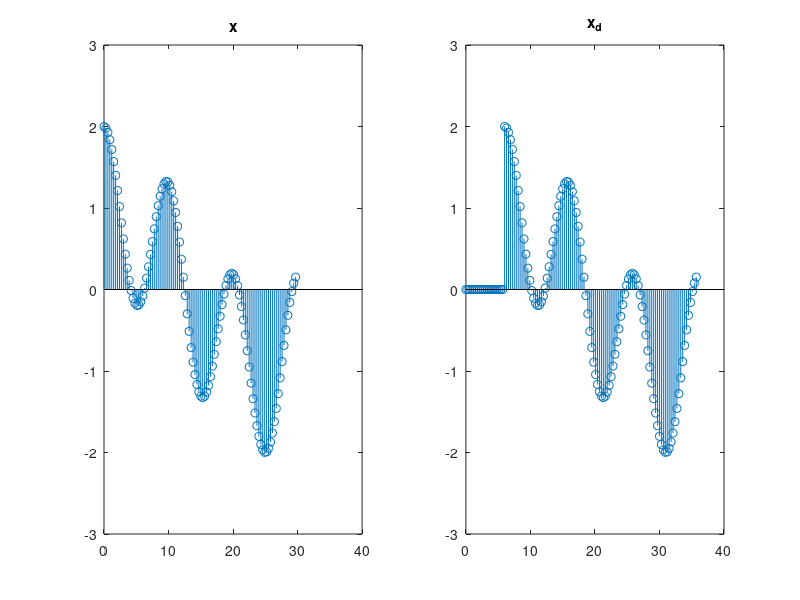
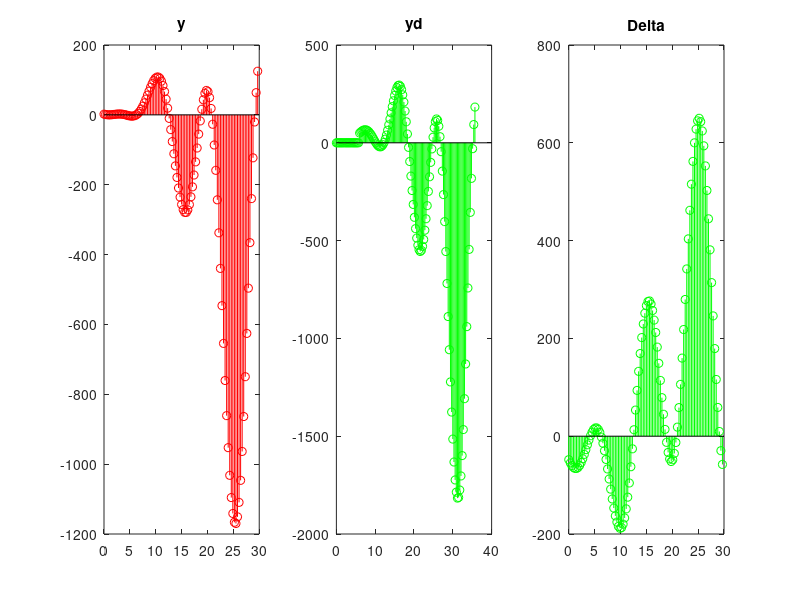

Source code (MATLAB) for these figures, in order:
% Khảo sát tính bất biến của hệ thống có phương trình 
%sai phân y(n) = (n-1)*x(n)
% Hiển thị 100 mẫu đầu tiên
% Trễ D = 20 mẫu
% Vẽ x xd trong cùng một hình
% Vẽ y yd d trong cùng một hình
n_step = (30/100);
n = 0:n_step:30-n_step;
D = 20;
x = cos(2*pi*0.02*n) + cos(2*pi*0.1*n);
y = ((n - 1) .^ 2) .* x;


nd = 0:n_step:30+(D-1)*n_step;
xd = [ zeros(1,D) x];
yd = ((nd - 1) .^ 2) .* xd;

Delta = y - yd(1+D:100+D);
BATBIEN = 1;

for i = 1:100
    if abs(Delta(i)) > 0.00001
        BATBIEN = 0;
        break;
    end
end
if BATBIEN == 1
    disp("He thong da cho co tinh bat bien!");
else
    disp("He thong da cho KHONG co tinh bat bien!");
end

figure(1);
subplot(1, 2, 1);
stem(n, x);
title("x")
axis([0 40 -3 3]);

subplot(1, 2, 2);
stem(nd, xd);
title("x_d")
axis([0 40 -3 3]);

figure(2);
subplot(1, 3, 1);
stem(n, y, "r-");
title("y")

subplot(1, 3, 2);
stem(nd, yd, "g-");
title("yd")

subplot(1, 3, 3);
stem(n, Delta, "g-");
title("Delta")
